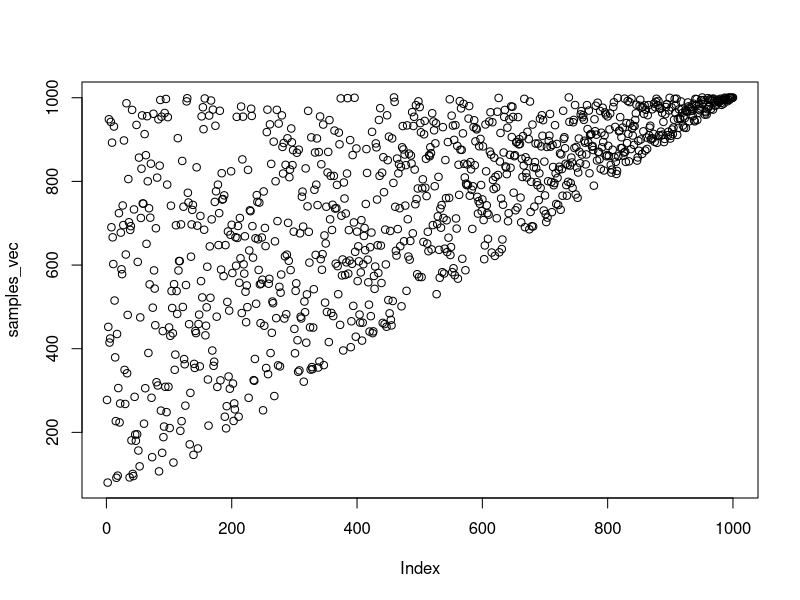

Source code (R):
#generating 1000 random samples from discrete uniform distribution

n_samples<- 1000
gen_samples<- function(j)
{
  x<- numeric()
  t<- 1
  for(i in 1:j)
  {
    x[t]<- (i + ((j - i + 1)*runif(1)))
    t<- t+1
  }
  return(x)
}

samples_vec<- gen_samples(n_samples)
samples_vec
plot(samples_vec)

#finding mean
sum1<- 0
for(i in 1:n_samples)
{
  sum1<- sum1 + samples_vec[i]
}

mean1<- sum1/n_samples
cat("mean for sample distribution is: ", (mean1))



#finding variance
variance<- 0

for(i in 1:n_samples)
{
  variance<- variance + ((samples_vec[i] - mean1)^2)
}
variance<- variance/(n_samples - 1)
variance
var(samples_vec)
summary(samples_vec)
